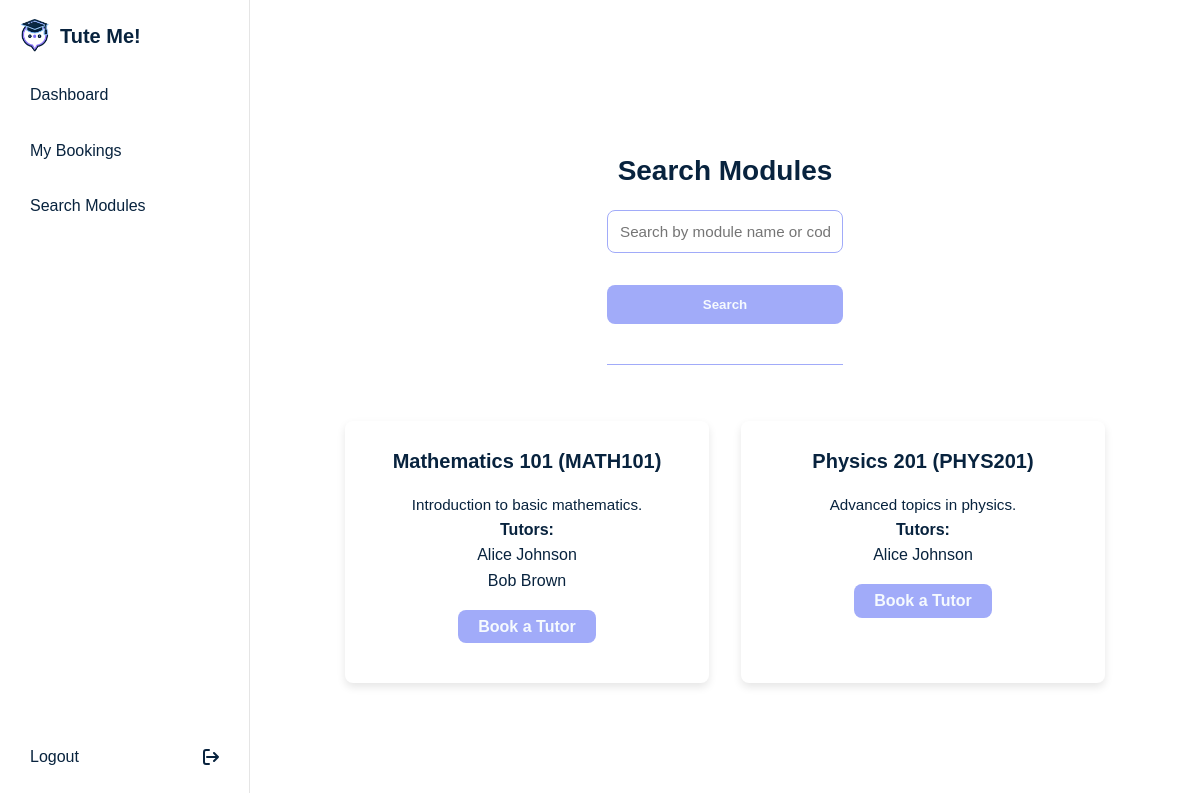
The app's page /search_modules (signed in) with its own data.
### app/models.py (models this page shows, shortened)
class Module(db.Model):
    __tablename__ = 'modules'
    module_id = db.Column(db.Integer, primary_key=True)
    module_name = db.Column(db.String(80), nullable=False)
    module_code = db.Column(db.String(10), unique=True, nullable=False)
    description = db.Column(db.String(200), nullable=True)

class User(db.Model):
    __tablename__ = 'users'
    user_id = db.Column(db.Integer, primary_key=True)
    username = db.Column(db.String(80), unique=True, nullable=False)
    email = db.Column(db.String(120), unique=True, nullable=False)
    password = db.Column(db.String(120), nullable=False)
    role = db.Column(db.String(20), nullable=False)
    name = db.Column(db.String(80), nullable=False)
    surname = db.Column(db.String(80), nullable=False)

### app/routes/student.py (the view)
@router.route('/search_modules', methods=['GET', 'POST'])
def search_modules():
    if 'user_id' not in session or session.get('role') != 'student':
        flash("Please log in as a student", "error")
        return redirect(url_for('main.login'))
    modules = []
    search_term = ""
    if request.method == "POST":
        search_term = request.form.get("search_term", "").strip()
        if search_term:
            if len(search_term) > 100:  # Prevent excessively long search terms
                flash("Search term is too long.", "error")
            else:
                modules = Module.query.filter(
                    (Module.module_name.ilike(f"%{search_term}%")) |
                    (Module.module_code.ilike(f"%{search_term}%"))
                ).all()
        else:
            modules = Module.query.all()
    else:
        modules = Module.query.all()
    module_tutors = {}
    for module in modules:
        tutors = User.query.join(TutorModule).filter(
            TutorModule.module_id == module.module_id,
            User.role == 'tutor'
        ).all()
        module_tutors[module.module_id] = tutors
    return render_template('search_modules.html', modules=modules, module_tutors=module_tutors, search_term=search_term)

### app/templates/search_modules.html
{% extends "base.html" %}
{% block content %}
<section class="search-modules">
    <div class="form">
        <h2>Search Modules</h2>
        <form method="POST" action="{{ url_for('main.search_modules') }}">
            <div class="form-group">
                <input type="text" name="search_term" placeholder="Search by module name or code" value="{{ search_term }}">
            </div>
            <button type="submit" class="btn">Search</button>
        </form>
        <hr>
    </div>
    {% if modules %}
        <div class="module-list cards">
            {% for module in modules %}
                <div class="module-card card">
                    <h3>{{ module.module_name }} ({{ module.module_code }})</h3>
                    <p>{{ module.description }}</p>
                    <h4>Tutors:</h4>
                    <ul>
                        {% for tutor in module_tutors[module.module_id] %}
                            <li>{{ tutor.name }} {{ tutor.surname }}</li>
                        {% endfor %}
                    </ul>
                    <a href="{{ url_for('main.book_session', module_id=module.module_id) }}" class="btn">Book a Tutor</a>
                </div>
            {% endfor %}
        </div>
    {% else %}
        <p>No modules found.</p>
    {% endif %}
</section>
{% endblock %}

### app/static/styles/sass.css (style rules this page uses)
a { color: #08233E; text-decoration: none; transition: 0.3s ease; }
ul { list-style: none; }
li { margin-bottom: 0; }
h1, h2, h3 { font-weight: 700; color: #08233E; margin-bottom: 1rem; }
h2 { font-size: 1.75em; }
h3 { font-size: 1.25em; }
p { font-size: 0.95em; }
* { margin: 0; padding: 0; box-sizing: border-box; }
html { scroll-behavior: smooth; }
body { background-color: #FFFFFF; line-height: 1.6; font-family: "Poppins", sans-serif; font-weight: 500; color: #08233E; }
.cards { display: flex; justify-content: center; gap: 2rem; width: 100%; }
.cards .card { background-color: #FFFFFF; border-radius: 0.5rem; padding: 1.5rem; width: 40%; box-shadow: 0 0.25rem 0.5rem rgba(0, 0, 0, 0.1); transition: transform 0.3s ease, box-shadow 0.3s ease; cursor: pointer; }
.cards .card a { margin-top: 1rem; }
button { border: none; }
.btn { display: inline-flex; align-items: center; justify-content: center; padding: 0.25rem 1.25rem; margin: 1rem 0; background-color: #A1ABF9; color: #f6fafe; font-weight: 700; border-radius: 0.5rem; transition: 0.2s ease; }

### app/static/styles/students.css (style rules this page uses)
a { color: #08233E; text-decoration: none; transition: 0.3s ease; }
ul { list-style: none; }
li { margin-bottom: 0; }
h1, h2, h3 { font-weight: 700; color: #08233E; margin-bottom: 1rem; }
h2 { font-size: 1.75em; }
h3 { font-size: 1.25em; }
p { font-size: 0.95em; }
* { margin: 0; padding: 0; box-sizing: border-box; }
html { scroll-behavior: smooth; }
body { background-color: #FFFFFF; line-height: 1.6; font-family: "Poppins", sans-serif; font-weight: 500; color: #08233E; }
.cards { display: flex; justify-content: center; gap: 2rem; width: 100%; }
.cards .card { background-color: #FFFFFF; border-radius: 0.5rem; padding: 1.5rem; width: 40%; box-shadow: 0 0.25rem 0.5rem rgba(0, 0, 0, 0.1); transition: transform 0.3s ease, box-shadow 0.3s ease; cursor: pointer; }
.cards .card a { margin-top: 1rem; }
button { border: none; }
.btn { display: inline-flex; align-items: center; justify-content: center; padding: 0.25rem 1.25rem; margin: 1rem 0; background-color: #A1ABF9; color: #f6fafe; font-weight: 700; border-radius: 0.5rem; transition: 0.2s ease; }
main .dashboard, main .search-modules, main .view-bookings, main .book-session { margin-left: 250px; padding: 20px; width: calc(100% - 250px); min-height: 100vh; display: flex; flex-direction: column; }
main .search-modules, main .book-session { text-align: center; display: flex; flex-direction: column; align-items: center; justify-content: center; }
main .search-modules .form, main .book-session .form { background-color: #FFFFFF; border-radius: 0.75rem; padding: 2rem 4rem; width: 40%; }
main .search-modules .form form, main .book-session .form form { margin-top: 1rem; }
main .search-modules .form form .form-group, main .book-session .form form .form-group { margin-bottom: 1rem; }
main .search-modules .form form .form-group input, main .search-modules .form form .form-group select, main .book-session .form form .form-group input, main .book-session .form form .form-group select { width: 100%; padding: 0.75rem; border: 1px solid #A1ABF9; border-radius: 0.5rem; font-size: 0.95em; color: #08233E; transition: border-color 0.3s ease; }
main .search-modules .form form .btn, main .book-session .form form .btn { width: 100%; padding: 0.75rem 2rem; }
main .search-modules .form hr, main .book-session .form hr { border: none; border-top: 1px solid #A1ABF9; margin: 1.5rem 0; }
main .search-modules .cards, main .book-session .cards { flex-wrap: wrap; }

### records on screen
Module: module_name "Mathematics 101", module_code "MATH101", description "Introduction to basic mathematics."
User: name "Alice", surname "Johnson"
User: name "Bob", surname "Brown"
Module: module_name "Physics 201", module_code "PHYS201", description "Advanced topics in physics."
